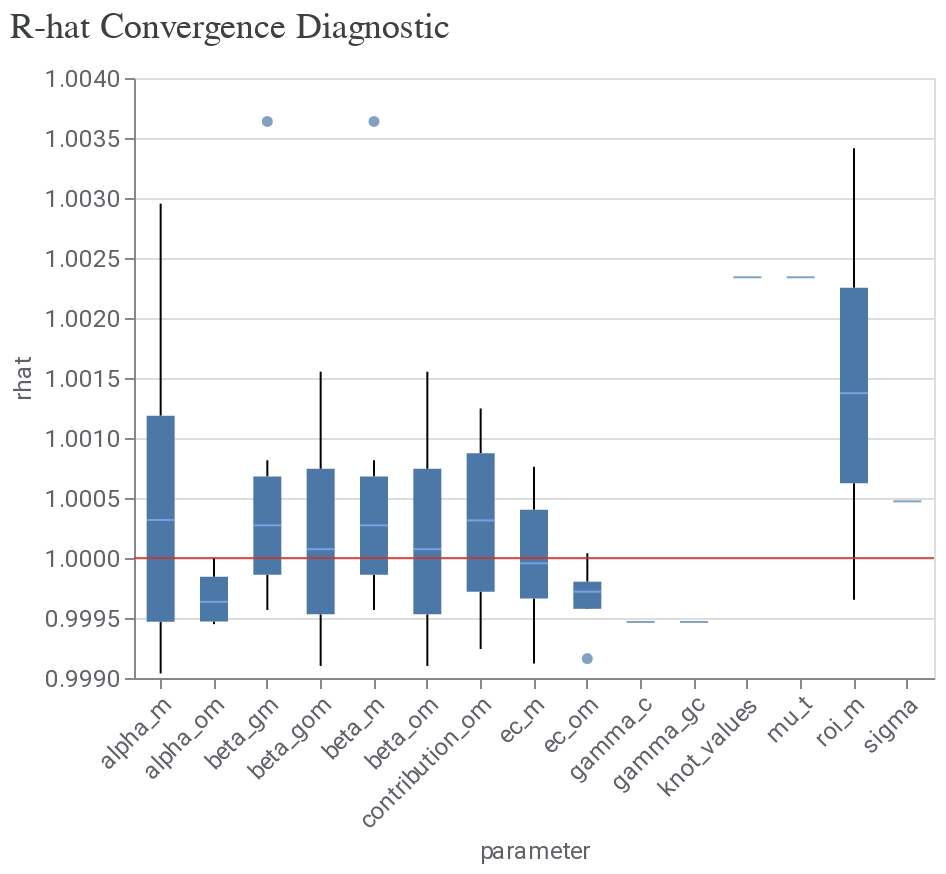

Notebook code cell kept with this figure:
### Code cell
model_diagnostics = visualizer.ModelDiagnostics(mmm)
model_diagnostics.plot_rhat_boxplot()

### Figure 1 — Vega-Lite specification as saved in the notebook (floating-point values rounded to 4 significant figures; data arrays with more than 128 entries replaced by an {"elided": "..."} marker saying what was removed)
{"config": {"view": {"continuousWidth": 300, "continuousHeight": 300}, "axis": {"labelColor": "#5F6368", "labelFont": "Roboto", "labelFontSize": 12, "titleColor": "#5F6368", "titleFont": "Roboto", "titleFontSize": 12, "titleFontWeight": "normal"}}, "layer": [{"data": {"name": "data-906482bcf774c7350ccc3b9ed3be84e1"}, "mark": {"type": "boxplot", "median": {"color": "#8AB4F8"}, "outliers": {"filled": true}}, "encoding": {"x": {"axis": {"labelAngle": -45}, "field": "parameter", "type": "nominal"}, "y": {"field": "rhat", "scale": {"zero": false}, "type": "quantitative"}}}, {"data": {"name": "empty"}, "mark": {"type": "rule", "color": "#D93025", "opacity": 0.8}, "encoding": {"y": {"datum": 1}}}], "title": {"text": "R-hat Convergence Diagnostic", "anchor": "start", "color": "#3C4043", "font": "Google Sans Display", "fontSize": 18, "fontWeight": "normal", "offset": 10}, "width": 400, "$schema": "https://vega.github.io/schema/vega-lite/v5.20.1.json", "datasets": {"data-906482bcf774c7350ccc3b9ed3be84e1": {"elided": "389 records"}, "empty": [{}]}}
